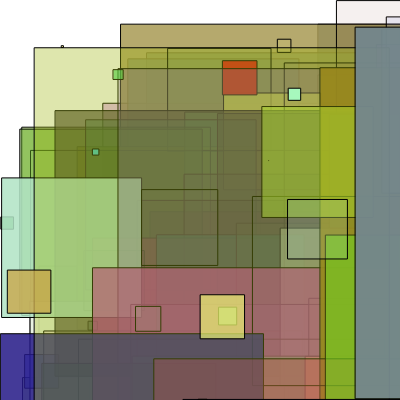
Frame 1 (no input)
Frame 60 (no input): identical to frame 1, image omitted
Frame 120 (the mouse pressed at the canvas centre since frame 60): identical to frame 1, image omitted

The p5.js sketch that drew this single still picture (run headless with seeded random() and noise() and a simulated clock; from frame 60 on, the mouse is pressed at the canvas centre):

// p5.js sketch
// ── sketch.js
function setup() {
  createCanvas(400, 400);

  positions = [];

  for (let i = 0; i < 100; i++) {
    fill(random(0, 255), random(0, 255), random(0, 255), random(0, 255));
    positions.push(sqr());
  }
  print(JSON.stringify(positions));
}

function sqr() {
  let x = random(0, width);
  let y = random(0, height);
  let w = random(0, width);
  square(x, y, w);
  return { x: x, y: y, width: w };
}

function draw() {
  //background(220);
}
